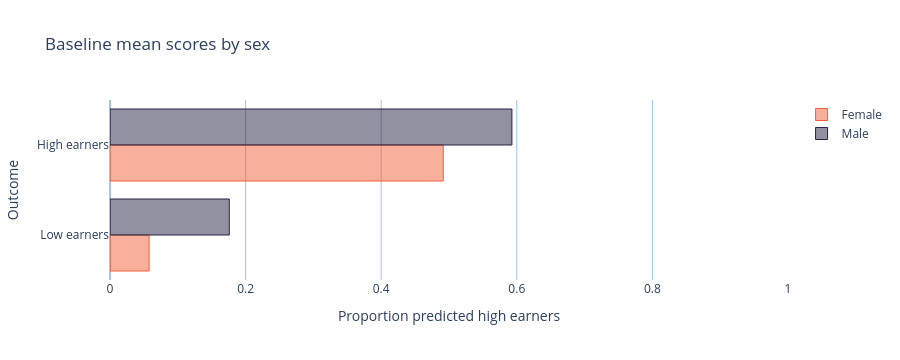

The cell this chart's notebook holds for it:
### Code cell
bl_eo_bar = group_bar_plots(
    bl_test_probs,
    test.sex.map({0: "Female", 1: "Male"}),
    groups=test.salary,
    group_names=["Low earners", "High earners"],
    title="Baseline mean scores by sex",
    xlabel="Proportion predicted high earners",
    ylabel="Outcome",
)
bl_eo_bar

### Figure 1 — Plotly figure (JSON) as saved in the notebook; plotly's stock layout.template omitted (floating-point values rounded to 4 significant figures)
{"data": [{"hoverinfo": "name+x", "marker": {"color": "rgba(242,96,59,0.5)", "line": {"color": "#f2603b", "width": 1}}, "name": "Female", "orientation": "h", "type": "bar", "x": [0.05771, 0.4915], "y": [0, 1]}, {"hoverinfo": "name+x", "marker": {"color": "rgba(38,36,69,0.5)", "line": {"color": "#262445", "width": 1}}, "name": "Male", "orientation": "h", "type": "bar", "x": [0.1759, 0.5928], "y": [0, 1]}], "layout": {"autosize": true, "barmode": "group", "height": 360, "hovermode": "closest", "paper_bgcolor": "rgba(0,0,0,0)", "plot_bgcolor": "rgba(0,0,0,0)", "title": {"text": "Baseline mean scores by sex"}, "xaxis": {"fixedrange": true, "gridcolor": "rgb(159, 197, 232)", "hoverformat": ".3f", "range": [0, 1], "title": {"text": "Proportion predicted high earners"}, "zerolinecolor": "rgb(159, 197, 232)"}, "yaxis": {"fixedrange": true, "gridcolor": "rgba(0,0,0,0)", "ticktext": ["Low earners", "High earners"], "tickvals": [0, 1], "title": {"text": "Outcome"}, "zerolinecolor": "rgba(0,0,0,0)"}}}
